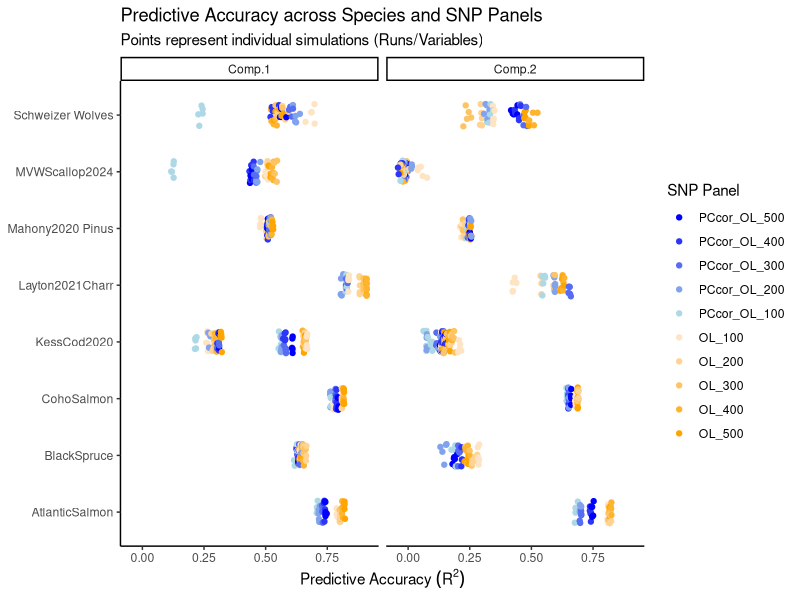

Write R code to recreate this figure.
library(tidyverse)
getwd()
#Load random forest env prediction data
data <- read_tsv("AllSpeciesRandomForestTable.tsv") %>%  filter(Variable %in% c("Comp.1", "Comp.2"))

#clean and factorize
# We need to create a specific order for the legend to match the blue/orange gradient
plot_data <- data %>%
  filter(Variable %in% c("Comp.1", "Comp.2")) %>%
  mutate(
    Species = str_replace_all(Dataset, "_", " "),
    # Ensure the factor order matches the visual gradient: 
    # Corrected 500 down to 100, then Uncorrected 100 up to 500
    Panel = factor(Outlier_set, levels = c(
      "PCcor_OL_500", "PCcor_OL_400", "PCcor_OL_300", "PCcor_OL_200", "PCcor_OL_100",
      "OL_100", "OL_200", "OL_300", "OL_400", "OL_500"
    ))
  )
blue_ramp <- colorRampPalette(c("lightblue", "blue"))(5)
orange_ramp <- colorRampPalette(c("bisque", "orange"))(5)

# Map them to the levels (Order: 500, 400, 300, 200, 100 for Blue; 100...500 for Orange)
# Note: blue_ramp[5] is the "bluest" (500), blue_ramp[1] is "lightblue" (100)
custom_colors <- c(
  "PCcor_OL_500" = blue_ramp[5], "PCcor_OL_400" = blue_ramp[4], 
  "PCcor_OL_300" = blue_ramp[3], "PCcor_OL_200" = blue_ramp[2], 
  "PCcor_OL_100" = blue_ramp[1],
  "OL_100" = orange_ramp[1], "OL_200" = orange_ramp[2], 
  "OL_300" = orange_ramp[3], "OL_400" = orange_ramp[4], 
  "OL_500" = orange_ramp[5]
)
# create the Plot
ggplot(plot_data, aes(x = R2, y = Species, color = Panel)) +
  # Use geom_jitter to prevent dots from overlapping perfectly
  geom_jitter(size = 1.5, height = 0.2) +
  scale_color_manual(values = custom_colors) +
  theme_minimal() +
  labs(
    title = "Predictive Accuracy across Species and SNP Panels",
    subtitle = "Points represent individual simulations (Runs/Variables)",
    x = expression(Predictive~Accuracy~(R^2)),
    y = NULL,
    color = "SNP Panel"
  ) +
  theme(
    legend.position = "right",
    panel.grid.major.y = element_line(color = "gray90"),
    axis.text.y = element_text(face = "bold")
  ) + facet_wrap(~Variable) + theme_classic()
